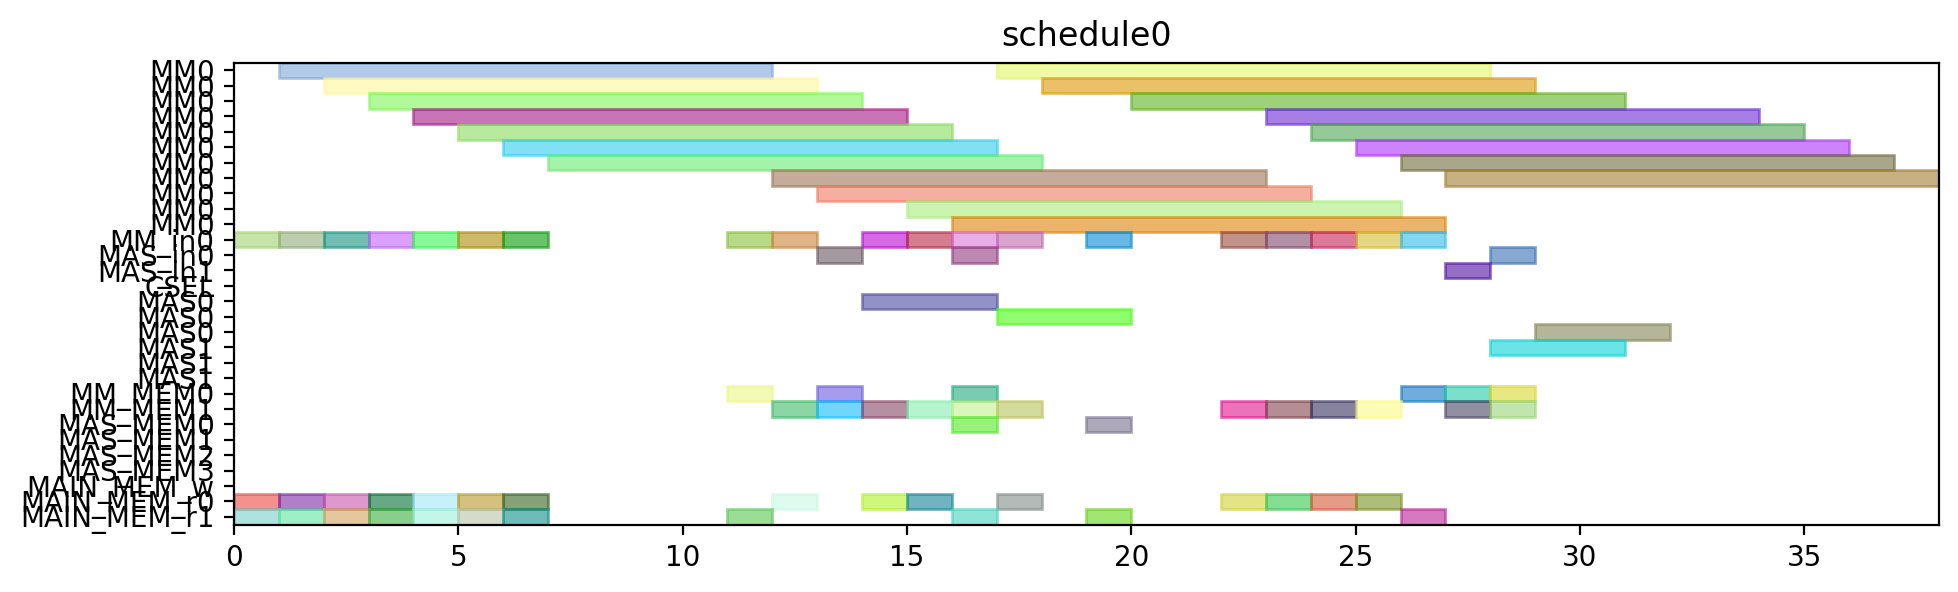

Recreate this plot in Python.
from pyschedule import Scenario, solvers, plotters, alt


def solve():
	horizon = 120
	S = Scenario("schedule0", horizon=horizon)

	# resource
	MM = S.Resources('MM', num=1, size=11)
	MM_in = S.Resources('MM_in', num=1)
	MAS_in = S.Resources('MAS_in', num=2)
	CSEL = S.Resource('CSEL')
	MAS = S.Resources('MAS', num=2, size=3, periods=range(1, horizon))
	MM_MEM = S.Resources('MM_MEM', num=2)
	MAS_MEM = S.Resources('MAS_MEM', num=4)
	MAIN_MEM_w = S.Resource('MAIN_MEM_w', size=1)
	MAIN_MEM_r = S.Resources('MAIN_MEM_r', num=2)

	# result of previous scheduling

	# new tasks
	Z_exp2 = S.Task('Z_exp2', length=11, delay_cost=1)
	Z_exp2 += alt(MM)
	Z_exp2_in = S.Task('Z_exp2_in', length=1, delay_cost=1)
	Z_exp2_in += alt(MM_in)
	S += Z_exp2_in*MM_in[0]<=Z_exp2*MM[0]
	Z_exp2_mem0 = S.Task('Z_exp2_mem0', length=1, delay_cost=1)
	Z_exp2_mem0 += MAIN_MEM_r[0]
	S += Z_exp2_mem0 <= Z_exp2

	Z_exp2_mem1 = S.Task('Z_exp2_mem1', length=1, delay_cost=1)
	Z_exp2_mem1 += MAIN_MEM_r[1]
	S += Z_exp2_mem1 <= Z_exp2

	NX0 = S.Task('NX0', length=11, delay_cost=1)
	NX0 += alt(MM)
	NX0_in = S.Task('NX0_in', length=1, delay_cost=1)
	NX0_in += alt(MM_in)
	S += NX0_in*MM_in[0]<=NX0*MM[0]
	NX0_mem0 = S.Task('NX0_mem0', length=1, delay_cost=1)
	NX0_mem0 += MAIN_MEM_r[0]
	S += NX0_mem0 <= NX0

	NX0_mem1 = S.Task('NX0_mem1', length=1, delay_cost=1)
	NX0_mem1 += MAIN_MEM_r[1]
	S += NX0_mem1 <= NX0

	k0_10_Z1 = S.Task('k0_10_Z1', length=11, delay_cost=1)
	k0_10_Z1 += alt(MM)
	k0_10_Z1_in = S.Task('k0_10_Z1_in', length=1, delay_cost=1)
	k0_10_Z1_in += alt(MM_in)
	S += k0_10_Z1_in*MM_in[0]<=k0_10_Z1*MM[0]
	k0_10_Z1_mem0 = S.Task('k0_10_Z1_mem0', length=1, delay_cost=1)
	k0_10_Z1_mem0 += MAIN_MEM_r[0]
	S += k0_10_Z1_mem0 <= k0_10_Z1

	k0_10_Z1_mem1 = S.Task('k0_10_Z1_mem1', length=1, delay_cost=1)
	k0_10_Z1_mem1 += MAIN_MEM_r[1]
	S += k0_10_Z1_mem1 <= k0_10_Z1

	DX0 = S.Task('DX0', length=11, delay_cost=1)
	DX0 += alt(MM)
	DX0_in = S.Task('DX0_in', length=1, delay_cost=1)
	DX0_in += alt(MM_in)
	S += DX0_in*MM_in[0]<=DX0*MM[0]
	DX0_mem0 = S.Task('DX0_mem0', length=1, delay_cost=1)
	DX0_mem0 += MAIN_MEM_r[0]
	S += DX0_mem0 <= DX0

	DX0_mem1 = S.Task('DX0_mem1', length=1, delay_cost=1)
	DX0_mem1 += MAIN_MEM_r[1]
	S += DX0_mem1 <= DX0

	NY0 = S.Task('NY0', length=11, delay_cost=1)
	NY0 += alt(MM)
	NY0_in = S.Task('NY0_in', length=1, delay_cost=1)
	NY0_in += alt(MM_in)
	S += NY0_in*MM_in[0]<=NY0*MM[0]
	NY0_mem0 = S.Task('NY0_mem0', length=1, delay_cost=1)
	NY0_mem0 += MAIN_MEM_r[0]
	S += NY0_mem0 <= NY0

	NY0_mem1 = S.Task('NY0_mem1', length=1, delay_cost=1)
	NY0_mem1 += MAIN_MEM_r[1]
	S += NY0_mem1 <= NY0

	k2_14_Z1 = S.Task('k2_14_Z1', length=11, delay_cost=1)
	k2_14_Z1 += alt(MM)
	k2_14_Z1_in = S.Task('k2_14_Z1_in', length=1, delay_cost=1)
	k2_14_Z1_in += alt(MM_in)
	S += k2_14_Z1_in*MM_in[0]<=k2_14_Z1*MM[0]
	k2_14_Z1_mem0 = S.Task('k2_14_Z1_mem0', length=1, delay_cost=1)
	k2_14_Z1_mem0 += MAIN_MEM_r[0]
	S += k2_14_Z1_mem0 <= k2_14_Z1

	k2_14_Z1_mem1 = S.Task('k2_14_Z1_mem1', length=1, delay_cost=1)
	k2_14_Z1_mem1 += MAIN_MEM_r[1]
	S += k2_14_Z1_mem1 <= k2_14_Z1

	DY0 = S.Task('DY0', length=11, delay_cost=1)
	DY0 += alt(MM)
	DY0_in = S.Task('DY0_in', length=1, delay_cost=1)
	DY0_in += alt(MM_in)
	S += DY0_in*MM_in[0]<=DY0*MM[0]
	DY0_mem0 = S.Task('DY0_mem0', length=1, delay_cost=1)
	DY0_mem0 += MAIN_MEM_r[0]
	S += DY0_mem0 <= DY0

	DY0_mem1 = S.Task('DY0_mem1', length=1, delay_cost=1)
	DY0_mem1 += MAIN_MEM_r[1]
	S += DY0_mem1 <= DY0

	Z_exp3 = S.Task('Z_exp3', length=11, delay_cost=1)
	Z_exp3 += alt(MM)
	Z_exp3_in = S.Task('Z_exp3_in', length=1, delay_cost=1)
	Z_exp3_in += alt(MM_in)
	S += Z_exp3_in*MM_in[0]<=Z_exp3*MM[0]
	Z_exp3_mem0 = S.Task('Z_exp3_mem0', length=1, delay_cost=1)
	Z_exp3_mem0 += alt(MM_MEM)
	S += (Z_exp2*MM[0])-1 < Z_exp3_mem0*MM_MEM[0]
	S += Z_exp3_mem0 <= Z_exp3

	Z_exp3_mem1 = S.Task('Z_exp3_mem1', length=1, delay_cost=1)
	Z_exp3_mem1 += MAIN_MEM_r[1]
	S += Z_exp3_mem1 <= Z_exp3

	NX1_ = S.Task('NX1_', length=3, delay_cost=1)
	NX1_ += alt(MAS)
	NX1__in = S.Task('NX1__in', length=1, delay_cost=1)
	NX1__in += alt(MAS_in)
	S += NX1__in*MAS_in[0]<=NX1_*MAS[0]

	S += NX1__in*MAS_in[1]<=NX1_*MAS[1]

	NX1__mem0 = S.Task('NX1__mem0', length=1, delay_cost=1)
	NX1__mem0 += alt(MM_MEM)
	S += (NX0*MM[0])-1 < NX1__mem0*MM_MEM[0]
	S += NX1__mem0 <= NX1_

	NX1__mem1 = S.Task('NX1__mem1', length=1, delay_cost=1)
	NX1__mem1 += alt(MM_MEM)
	S += (k0_10_Z1*MM[0])-1 < NX1__mem1*MM_MEM[1]
	S += NX1__mem1 <= NX1_

	k0_9_Z2 = S.Task('k0_9_Z2', length=11, delay_cost=1)
	k0_9_Z2 += alt(MM)
	k0_9_Z2_in = S.Task('k0_9_Z2_in', length=1, delay_cost=1)
	k0_9_Z2_in += alt(MM_in)
	S += k0_9_Z2_in*MM_in[0]<=k0_9_Z2*MM[0]
	k0_9_Z2_mem0 = S.Task('k0_9_Z2_mem0', length=1, delay_cost=1)
	k0_9_Z2_mem0 += MAIN_MEM_r[0]
	S += k0_9_Z2_mem0 <= k0_9_Z2

	k0_9_Z2_mem1 = S.Task('k0_9_Z2_mem1', length=1, delay_cost=1)
	k0_9_Z2_mem1 += alt(MM_MEM)
	S += (Z_exp2*MM[0])-1 < k0_9_Z2_mem1*MM_MEM[1]
	S += k0_9_Z2_mem1 <= k0_9_Z2

	k1_9_Z2 = S.Task('k1_9_Z2', length=11, delay_cost=1)
	k1_9_Z2 += alt(MM)
	k1_9_Z2_in = S.Task('k1_9_Z2_in', length=1, delay_cost=1)
	k1_9_Z2_in += alt(MM_in)
	S += k1_9_Z2_in*MM_in[0]<=k1_9_Z2*MM[0]
	k1_9_Z2_mem0 = S.Task('k1_9_Z2_mem0', length=1, delay_cost=1)
	k1_9_Z2_mem0 += MAIN_MEM_r[0]
	S += k1_9_Z2_mem0 <= k1_9_Z2

	k1_9_Z2_mem1 = S.Task('k1_9_Z2_mem1', length=1, delay_cost=1)
	k1_9_Z2_mem1 += alt(MM_MEM)
	S += (Z_exp2*MM[0])-1 < k1_9_Z2_mem1*MM_MEM[1]
	S += k1_9_Z2_mem1 <= k1_9_Z2

	NY1_ = S.Task('NY1_', length=3, delay_cost=1)
	NY1_ += alt(MAS)
	NY1__in = S.Task('NY1__in', length=1, delay_cost=1)
	NY1__in += alt(MAS_in)
	S += NY1__in*MAS_in[0]<=NY1_*MAS[0]

	S += NY1__in*MAS_in[1]<=NY1_*MAS[1]

	NY1__mem0 = S.Task('NY1__mem0', length=1, delay_cost=1)
	NY1__mem0 += alt(MM_MEM)
	S += (NY0*MM[0])-1 < NY1__mem0*MM_MEM[0]
	S += NY1__mem0 <= NY1_

	NY1__mem1 = S.Task('NY1__mem1', length=1, delay_cost=1)
	NY1__mem1 += alt(MM_MEM)
	S += (k2_14_Z1*MM[0])-1 < NY1__mem1*MM_MEM[1]
	S += NY1__mem1 <= NY1_

	k2_13_Z2 = S.Task('k2_13_Z2', length=11, delay_cost=1)
	k2_13_Z2 += alt(MM)
	k2_13_Z2_in = S.Task('k2_13_Z2_in', length=1, delay_cost=1)
	k2_13_Z2_in += alt(MM_in)
	S += k2_13_Z2_in*MM_in[0]<=k2_13_Z2*MM[0]
	k2_13_Z2_mem0 = S.Task('k2_13_Z2_mem0', length=1, delay_cost=1)
	k2_13_Z2_mem0 += MAIN_MEM_r[0]
	S += k2_13_Z2_mem0 <= k2_13_Z2

	k2_13_Z2_mem1 = S.Task('k2_13_Z2_mem1', length=1, delay_cost=1)
	k2_13_Z2_mem1 += alt(MM_MEM)
	S += (Z_exp2*MM[0])-1 < k2_13_Z2_mem1*MM_MEM[1]
	S += k2_13_Z2_mem1 <= k2_13_Z2

	k3_14_Z2 = S.Task('k3_14_Z2', length=11, delay_cost=1)
	k3_14_Z2 += alt(MM)
	k3_14_Z2_in = S.Task('k3_14_Z2_in', length=1, delay_cost=1)
	k3_14_Z2_in += alt(MM_in)
	S += k3_14_Z2_in*MM_in[0]<=k3_14_Z2*MM[0]
	k3_14_Z2_mem0 = S.Task('k3_14_Z2_mem0', length=1, delay_cost=1)
	k3_14_Z2_mem0 += MAIN_MEM_r[0]
	S += k3_14_Z2_mem0 <= k3_14_Z2

	k3_14_Z2_mem1 = S.Task('k3_14_Z2_mem1', length=1, delay_cost=1)
	k3_14_Z2_mem1 += alt(MM_MEM)
	S += (Z_exp2*MM[0])-1 < k3_14_Z2_mem1*MM_MEM[1]
	S += k3_14_Z2_mem1 <= k3_14_Z2

	Z_exp4 = S.Task('Z_exp4', length=11, delay_cost=1)
	Z_exp4 += alt(MM)
	Z_exp4_in = S.Task('Z_exp4_in', length=1, delay_cost=1)
	Z_exp4_in += alt(MM_in)
	S += Z_exp4_in*MM_in[0]<=Z_exp4*MM[0]
	Z_exp4_mem0 = S.Task('Z_exp4_mem0', length=1, delay_cost=1)
	Z_exp4_mem0 += alt(MM_MEM)
	S += (Z_exp3*MM[0])-1 < Z_exp4_mem0*MM_MEM[0]
	S += Z_exp4_mem0 <= Z_exp4

	Z_exp4_mem1 = S.Task('Z_exp4_mem1', length=1, delay_cost=1)
	Z_exp4_mem1 += MAIN_MEM_r[1]
	S += Z_exp4_mem1 <= Z_exp4

	NX1 = S.Task('NX1', length=11, delay_cost=1)
	NX1 += alt(MM)
	NX1_in = S.Task('NX1_in', length=1, delay_cost=1)
	NX1_in += alt(MM_in)
	S += NX1_in*MM_in[0]<=NX1*MM[0]
	NX1_mem0 = S.Task('NX1_mem0', length=1, delay_cost=1)
	NX1_mem0 += alt(MAS_MEM)
	S += (NX1_*MAS[0])-1 < NX1_mem0*MAS_MEM[0]
	S += (NX1_*MAS[1])-1 < NX1_mem0*MAS_MEM[2]
	S += NX1_mem0 <= NX1

	NX1_mem1 = S.Task('NX1_mem1', length=1, delay_cost=1)
	NX1_mem1 += MAIN_MEM_r[1]
	S += NX1_mem1 <= NX1

	k0_8_Z3 = S.Task('k0_8_Z3', length=11, delay_cost=1)
	k0_8_Z3 += alt(MM)
	k0_8_Z3_in = S.Task('k0_8_Z3_in', length=1, delay_cost=1)
	k0_8_Z3_in += alt(MM_in)
	S += k0_8_Z3_in*MM_in[0]<=k0_8_Z3*MM[0]
	k0_8_Z3_mem0 = S.Task('k0_8_Z3_mem0', length=1, delay_cost=1)
	k0_8_Z3_mem0 += MAIN_MEM_r[0]
	S += k0_8_Z3_mem0 <= k0_8_Z3

	k0_8_Z3_mem1 = S.Task('k0_8_Z3_mem1', length=1, delay_cost=1)
	k0_8_Z3_mem1 += alt(MM_MEM)
	S += (Z_exp3*MM[0])-1 < k0_8_Z3_mem1*MM_MEM[1]
	S += k0_8_Z3_mem1 <= k0_8_Z3

	DX1_ = S.Task('DX1_', length=3, delay_cost=1)
	DX1_ += alt(MAS)
	DX1__in = S.Task('DX1__in', length=1, delay_cost=1)
	DX1__in += alt(MAS_in)
	S += DX1__in*MAS_in[0]<=DX1_*MAS[0]

	S += DX1__in*MAS_in[1]<=DX1_*MAS[1]

	DX1__mem0 = S.Task('DX1__mem0', length=1, delay_cost=1)
	DX1__mem0 += alt(MM_MEM)
	S += (DX0*MM[0])-1 < DX1__mem0*MM_MEM[0]
	S += DX1__mem0 <= DX1_

	DX1__mem1 = S.Task('DX1__mem1', length=1, delay_cost=1)
	DX1__mem1 += alt(MM_MEM)
	S += (k1_9_Z2*MM[0])-1 < DX1__mem1*MM_MEM[1]
	S += DX1__mem1 <= DX1_

	k1_8_Z3 = S.Task('k1_8_Z3', length=11, delay_cost=1)
	k1_8_Z3 += alt(MM)
	k1_8_Z3_in = S.Task('k1_8_Z3_in', length=1, delay_cost=1)
	k1_8_Z3_in += alt(MM_in)
	S += k1_8_Z3_in*MM_in[0]<=k1_8_Z3*MM[0]
	k1_8_Z3_mem0 = S.Task('k1_8_Z3_mem0', length=1, delay_cost=1)
	k1_8_Z3_mem0 += MAIN_MEM_r[0]
	S += k1_8_Z3_mem0 <= k1_8_Z3

	k1_8_Z3_mem1 = S.Task('k1_8_Z3_mem1', length=1, delay_cost=1)
	k1_8_Z3_mem1 += alt(MM_MEM)
	S += (Z_exp3*MM[0])-1 < k1_8_Z3_mem1*MM_MEM[1]
	S += k1_8_Z3_mem1 <= k1_8_Z3

	NY1 = S.Task('NY1', length=11, delay_cost=1)
	NY1 += alt(MM)
	NY1_in = S.Task('NY1_in', length=1, delay_cost=1)
	NY1_in += alt(MM_in)
	S += NY1_in*MM_in[0]<=NY1*MM[0]
	NY1_mem0 = S.Task('NY1_mem0', length=1, delay_cost=1)
	NY1_mem0 += alt(MAS_MEM)
	S += (NY1_*MAS[0])-1 < NY1_mem0*MAS_MEM[0]
	S += (NY1_*MAS[1])-1 < NY1_mem0*MAS_MEM[2]
	S += NY1_mem0 <= NY1

	NY1_mem1 = S.Task('NY1_mem1', length=1, delay_cost=1)
	NY1_mem1 += MAIN_MEM_r[1]
	S += NY1_mem1 <= NY1

	k2_12_Z3 = S.Task('k2_12_Z3', length=11, delay_cost=1)
	k2_12_Z3 += alt(MM)
	k2_12_Z3_in = S.Task('k2_12_Z3_in', length=1, delay_cost=1)
	k2_12_Z3_in += alt(MM_in)
	S += k2_12_Z3_in*MM_in[0]<=k2_12_Z3*MM[0]
	k2_12_Z3_mem0 = S.Task('k2_12_Z3_mem0', length=1, delay_cost=1)
	k2_12_Z3_mem0 += MAIN_MEM_r[0]
	S += k2_12_Z3_mem0 <= k2_12_Z3

	k2_12_Z3_mem1 = S.Task('k2_12_Z3_mem1', length=1, delay_cost=1)
	k2_12_Z3_mem1 += alt(MM_MEM)
	S += (Z_exp3*MM[0])-1 < k2_12_Z3_mem1*MM_MEM[1]
	S += k2_12_Z3_mem1 <= k2_12_Z3

	DY1_ = S.Task('DY1_', length=3, delay_cost=1)
	DY1_ += alt(MAS)
	DY1__in = S.Task('DY1__in', length=1, delay_cost=1)
	DY1__in += alt(MAS_in)
	S += DY1__in*MAS_in[0]<=DY1_*MAS[0]

	S += DY1__in*MAS_in[1]<=DY1_*MAS[1]

	DY1__mem0 = S.Task('DY1__mem0', length=1, delay_cost=1)
	DY1__mem0 += alt(MM_MEM)
	S += (DY0*MM[0])-1 < DY1__mem0*MM_MEM[0]
	S += DY1__mem0 <= DY1_

	DY1__mem1 = S.Task('DY1__mem1', length=1, delay_cost=1)
	DY1__mem1 += alt(MM_MEM)
	S += (k3_14_Z2*MM[0])-1 < DY1__mem1*MM_MEM[1]
	S += DY1__mem1 <= DY1_

	k3_13_Z3 = S.Task('k3_13_Z3', length=11, delay_cost=1)
	k3_13_Z3 += alt(MM)
	k3_13_Z3_in = S.Task('k3_13_Z3_in', length=1, delay_cost=1)
	k3_13_Z3_in += alt(MM_in)
	S += k3_13_Z3_in*MM_in[0]<=k3_13_Z3*MM[0]
	k3_13_Z3_mem0 = S.Task('k3_13_Z3_mem0', length=1, delay_cost=1)
	k3_13_Z3_mem0 += MAIN_MEM_r[0]
	S += k3_13_Z3_mem0 <= k3_13_Z3

	k3_13_Z3_mem1 = S.Task('k3_13_Z3_mem1', length=1, delay_cost=1)
	k3_13_Z3_mem1 += alt(MM_MEM)
	S += (Z_exp3*MM[0])-1 < k3_13_Z3_mem1*MM_MEM[1]
	S += k3_13_Z3_mem1 <= k3_13_Z3

	solvers.mip.solve(S,msg=1,kind='CPLEX',ratio_gap=1.01)

	solution = [['hoge']*len(S.solution()[1]) for i in range(len(S.solution()))]
	for i in range(len(S.solution())):
		for j in range(len(S.solution()[i])):
			solution[i][j]=str(S.solution()[i][j])
	print(solution)

	cycles = int(solution[-1][3])

	pic_file_name = "/mnt/rose/usr1/fukuda/ABE/multiRAM_multiMAS_16mux/scheduling_result/stage11MM1_stage3MAS2/ISOGENY/schedule0.png"
	if(S.solution() != []):
		plotters.matplotlib.plot(S,img_filename=pic_file_name, show_task_labels=False, fig_size=(cycles*0.25+3, 3))

	return solution
